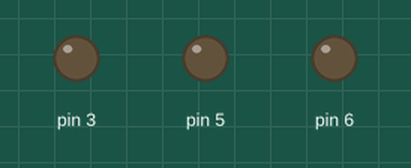
Bench run of a sketch on a simulated Arduino Uno, built with avr-gcc and run on an emulated ATmega328P. Shown: output pins drawn as LEDs (lit = HIGH).

Above: at 0.05 s.
At 0.35 s:
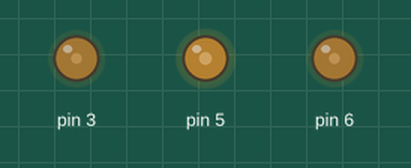
At 0.7 s:
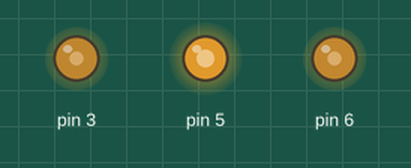
At 0.85 s:
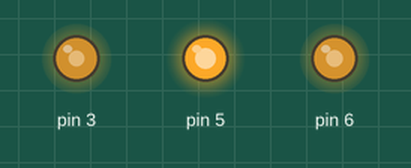
At 1.05 s:
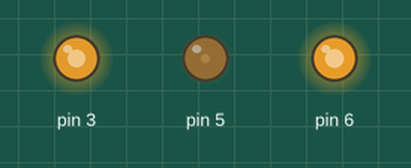
At 1.4 s:
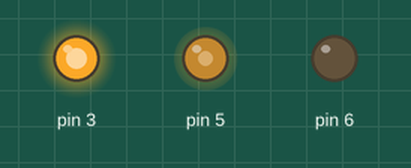
Timing chart, 0 to 3.2 s (numbered marks = the images above):
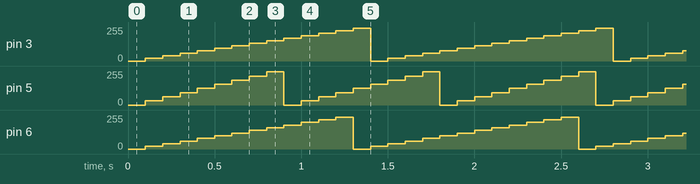

The sketch:

question5.ino
```cpp
int i=0;
int j=0;
int k=0;
void setup() {
  pinMode(3, OUTPUT);
  pinMode(5, OUTPUT);
  pinMode(6, OUTPUT);

}

void loop() {

  analogWrite(3, i);
  analogWrite(5, j);
  analogWrite(6, k);
  i=i+19;
  k=k+20;
  j=j+31;
  if(i>255)
  {
    i=0;
  }
  if(j>255)
  {
    j=0;
  }
  if(k>255)
  {
    k=0;
  }
  delay(100);

}
```

Measured:
- by itself, pin 5: repeats every 0.90 s: 62/255 0.10 s, 93/255 0.10 s, 124/255 0.10 s, 155/255 0.10 s, 186/255 0.10 s, 217/255 0.10 s, 248/255 0.10 s, 0/255 0.10 s, 31/255 0.10 s
- by itself, pin 6: repeats every 1.3 s: 40/255 0.10 s, 60/255 0.10 s, 80/255 0.10 s, 100/255 0.10 s, 120/255 0.10 s, 140/255 0.10 s, 160/255 0.10 s, 180/255 0.10 s, 200/255 0.10 s, 220/255 0.10 s, 240/255 0.10 s, 0/255 0.10 s, 20/255 0.10 s
